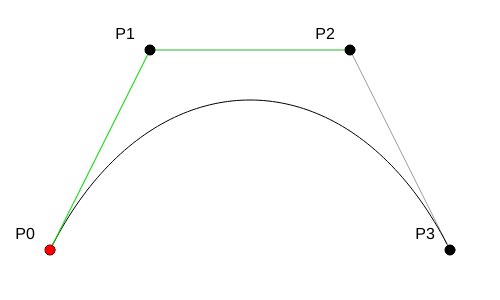
Frame 1 (no input)
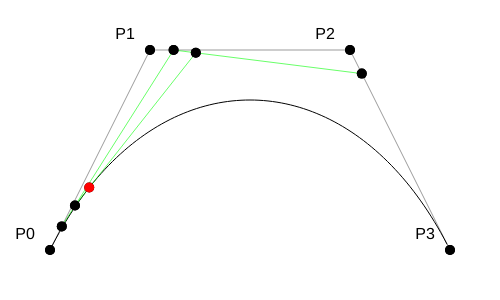
Frame 60 (no input)
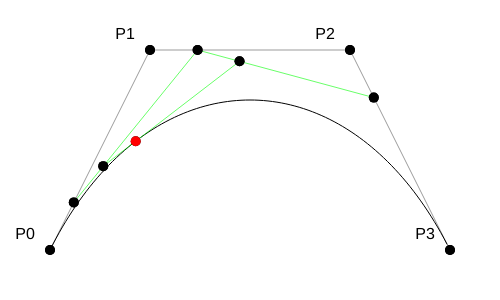
Frame 120 (the mouse pressed at the canvas centre since frame 60)

The p5.js sketch that drew these frames (run headless with seeded random() and noise() and a simulated clock; from frame 60 on, the mouse is pressed at the canvas centre):

// p5.js sketch
// ── sketch.js
let controlPoints = [];
let t = 0;
let speed = 0.002; 
let selectedPoint = null;

function setup() {
  createCanvas(500, 300);
  textFont('helvetica', 16);
  textAlign(CENTER, CENTER);

  // Aggiungere quattro punti di controllo iniziali ridimensionati per adattarsi alla tela 500x300
  controlPoints.push(createVector(50, 250));   // P0
  controlPoints.push(createVector(150, 50));   // P1
  controlPoints.push(createVector(350, 50));   // P2
  controlPoints.push(createVector(450, 250));  // P3
}

function draw() {
  background(255);

  if (controlPoints.length === 4) {
    // Disegna i punti di controllo
    for (let i = 0; i < controlPoints.length; i++) {
      fill(0); // Tutti i punti di controllo sono neri
      ellipse(controlPoints[i].x, controlPoints[i].y, 10, 10);
      text(`P${i}`, controlPoints[i].x - 25, controlPoints[i].y - 15); // Mostra il tipo di punto
    }

    // Disegna le linee di controllo
    stroke(0, 100);
    noFill();
    beginShape();
    for (let i = 0; i < controlPoints.length; i++) {
      vertex(controlPoints[i].x, controlPoints[i].y);
    }
    endShape();

    // Disegna la curva di Bézier cubica usando de Casteljau
    stroke(0);
    noFill();
    beginShape();
    for (let tt = 0; tt <= 1; tt += 0.01) {
      let b = deCasteljau(controlPoints, tt);
      vertex(b.x, b.y);
    }
    endShape();

    // Disegna l'algoritmo di De Casteljau
    let intermediatePoints = controlPoints;
    while (intermediatePoints.length > 1) {
      let newPoints = [];
      for (let i = 0; i < intermediatePoints.length - 1; i++) {
        let p = p5.Vector.lerp(intermediatePoints[i], intermediatePoints[i + 1], t);
        newPoints.push(p);
      }
      stroke(0, 255, 0, 150);
      noFill();
      beginShape();
      for (let i = 0; i < newPoints.length; i++) {
        vertex(newPoints[i].x, newPoints[i].y);
      }
      endShape();

      // Disegna i punti agli estremi delle linee rette di interpolazione
      fill(0, 0, 0);
      noStroke();
      for (let i = 0; i < intermediatePoints.length; i++) {
        ellipse(intermediatePoints[i].x, intermediatePoints[i].y, 10, 10);
      }
      for (let i = 0; i < newPoints.length; i++) {
        ellipse(newPoints[i].x, newPoints[i].y, 10, 10);
      }

      intermediatePoints = newPoints;
    }

    // Disegna il punto sulla curva di Bézier calcolato con De Casteljau
    let pointOnCurve = deCasteljau(controlPoints, t);
    fill(255, 0, 0);
    ellipse(pointOnCurve.x, pointOnCurve.y, 10, 10);

    t += speed;
    if (t > 1) {
      t = 0;
    }
  }

  // Trascinamento dei punti di controllo
  if (selectedPoint !== null) {
    controlPoints[selectedPoint].x = mouseX;
    controlPoints[selectedPoint].y = mouseY;
  }
}

// Funzione per calcolare i punti sulla curva di Bézier usando l'algoritmo di De Casteljau
function deCasteljau(points, t) {
  while (points.length > 1) {
    let newPoints = [];
    for (let i = 0; i < points.length - 1; i++) {
      let p = p5.Vector.lerp(points[i], points[i + 1], t);
      newPoints.push(p);
    }
    points = newPoints;
  }
  return points[0];
}

// Funzione per aggiungere punti di controllo tramite il clic del mouse
function mousePressed() {
  if (mouseY > 40) { // Evita di aggiungere punti sopra il testo
    let clickedPoint = getClickedPoint();
    if (clickedPoint !== -1) {
      selectedPoint = clickedPoint;
    }
  }
}

function mouseReleased() {
  selectedPoint = null;
}

// Funzione per resettare i punti di controllo premendo 'A'
function keyPressed() {
  if (key === 'A' || key === 'a') {
    controlPoints = [];
    controlPoints.push(createVector(50, 250));
    controlPoints.push(createVector(150, 50));
    controlPoints.push(createVector(350, 50));
    controlPoints.push(createVector(450, 250));
    t = 0;
  }
}

// Funzione per ottenere l'indice del punto di controllo cliccato
function getClickedPoint() {
  for (let i = 0; i < controlPoints.length; i++) {
    let d = dist(mouseX, mouseY, controlPoints[i].x, controlPoints[i].y);
    if (d < 10) {
      return i;
    }
  }
  return -1;
}
